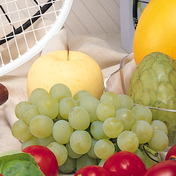
%> input picture excersiecs/RaAr7/11/fruits.png, 176 x 176 px, shrunk from 512 x 512 before the run
$ octave Untitled2.m   (GNU Octave 9; MATLAB toolbox functions it lacks are replaced by stand-ins)
%> lines starting %> are read from the running program, lines starting %| are printed output that depends on the picture; in (x1, y1, x2, y2) boxes, pixels count from 0 and x2, y2 are one past the last pixel; in counts of white or black regions, pixels touching at a corner belong together; the program's own positions count from 1
### excersiecs/Homayontoosy/23/chanelhist.m
function [y]=chanelhist(img)
[r,c]=size(img);
y=zeros(1,256);
for i=1:r
 for j=1:c
    z=img(i,j);
    y(z+1)=y(z+1)+1;
 end
end


% ????

### excersiecs/Homayontoosy/23/Untitled2.m
clc;
clear;
close all;

img = imread('d:/../../../benchmark/fruits.png');
%> img is the input picture: size 176x176x3 uint8; mean R, G, B 185.5, 163.3, 118.3
R = img(:, :, 1);
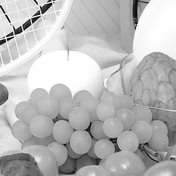
%> R: size 176x176 uint8; min 0, max 255, mean 185.5
G = img(:, :, 2);
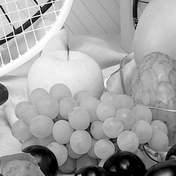
%> G: size 176x176 uint8; min 0, max 255, mean 163.3
B = img(:, :, 3);
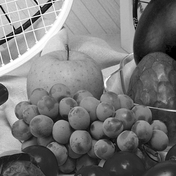
%> B: size 176x176 uint8; min 0, max 255, mean 118.3

Rhist=chanelhist(R);
%> after the loop in chanelhist, `for i=1:r`: y = 256 values, max 2453 at index 255, min 0 at index 2, mean 121
%> Rhist has the same summary as y in chanelhist

Ghist=chanelhist(G);
%> Ghist = 256 values, max 472 at index 1, min 0 at index 256, mean 121

Bhist=chanelhist(B);
%> Bhist = 256 values, max 342 at index 48, min 0 at index 256, mean 121

RNhist=fix((Rhist/max(Rhist))*255);
%> RNhist = 256 values, max 255 at index 255, min 0 at index 1, mean 12.12
GNhist=fix((Ghist/max(Ghist))*255);
%> GNhist = 256 values, max 255 at index 1, min 0 at index 256, mean 64.87
BNhist=fix((Bhist/max(Bhist))*255);
%> BNhist = 256 values, max 255 at index 48, min 0 at index 256, mean 89.73
RHimg= zeros(255,255,'uint8');
GHimg= zeros(255,255,'uint8');
BHimg= zeros(255,255,'uint8');


for j=1:255
    for i=RNhist(1,j):-1:1
        RHimg(256-i,j)=255;
    end
    for i=GNhist(1,j):-1:1
        GHimg(256-i,j)=255;
    end
    for i=BNhist(1,j):-1:1
        BHimg(256-i,j)=255;
    end
end
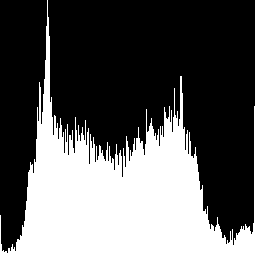
%> BHimg: size 255x255 uint8; 35.3% white; 1 white region, box (x1, y1, x2, y2) and area: (0, 0, 255, 255) 22970
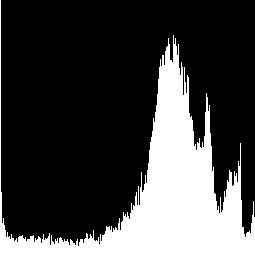
%> GHimg: size 255x255 uint8; 25.5% white; 1 white region, box (x1, y1, x2, y2) and area: (0, 0, 255, 255) 16606
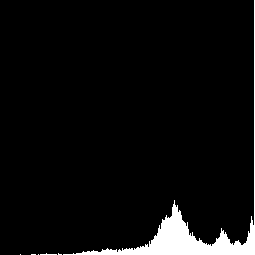
%> RHimg: size 255x255 uint8; 4.8% white; 6 white regions (5 under 20 px), largest, box (x1, y1, x2, y2) and area: (63, 0, 255, 255) 3072


subplot(2,2,1),imshow(img),title('Orginal picture');

subplot(2,2,2),imshow(RHimg),title('Red-Chanel');

subplot(2,2,3),imshow(GHimg),title('Green-Chanel');

subplot(2,2,4),imshow(BHimg),title('Blue-Chanel');
